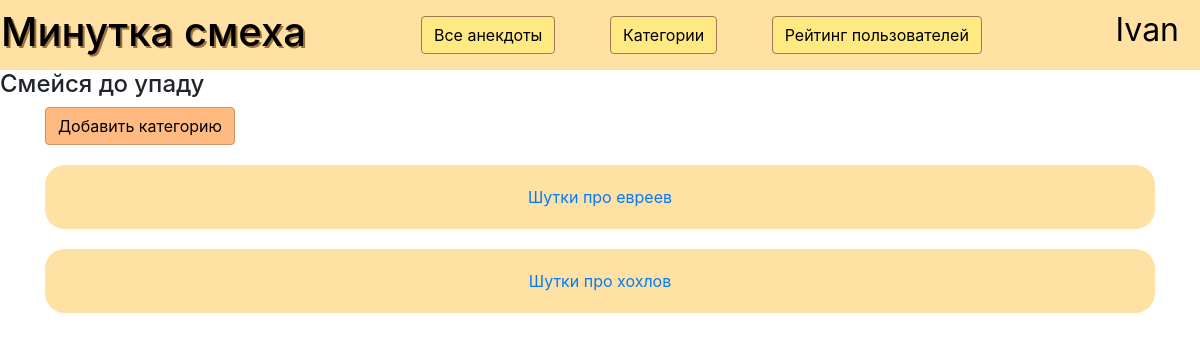
The app's page /categories (signed in) with its own data.
### data/users.py (models this page shows, shortened)
class User(SqlAlchemyBase, UserMixin):
    __tablename__ = 'Users'
    id = sqlalchemy.Column(sqlalchemy.Integer,
                           primary_key=True, autoincrement=True)
    login = sqlalchemy.Column(sqlalchemy.String, unique=True)
    surname = sqlalchemy.Column(sqlalchemy.String)
    name = sqlalchemy.Column(sqlalchemy.String)
    admin = sqlalchemy.Column(sqlalchemy.Boolean)
    hashed_password = sqlalchemy.Column(sqlalchemy.String)
    modified_date = sqlalchemy.Column(sqlalchemy.DateTime,
                                      default=datetime.datetime.now)
    rating = sqlalchemy.Column(sqlalchemy.Integer, default=0)
    anecdoties = orm.relation('Anecdotiy', back_populates='creator')

### data/category.py (models this page shows)
class Category(SqlAlchemyBase, SerializerMixin):
    __tablename__ = 'Category'
    id = sqlalchemy.Column(sqlalchemy.Integer,
                           primary_key=True, autoincrement=True)
    name = sqlalchemy.Column(sqlalchemy.String, unique=True)
    anecdoties = sqlalchemy.Column(sqlalchemy.String)

### main.py (the view)
@app.route('/categories')
def all_cats():
    db_sess = db_session.create_session()
    categories = db_sess.query(Category).all()
    return render_template('categories.html', title='Все категории', categories=categories)

### data/db_session.py (called while the page is built)
def create_session() -> Session:
    global __factory
    return __factory()

### main.py (called while the page is built)
@login_manager.user_loader
def load_user(user_id):
    db_sess = db_session.create_session()
    return db_sess.query(User).get(user_id)

### templates/categories.html
{% extends "base.html" %}
{% block content %}
{% if current_user.admin%}
<a href="/addcategory" class="btn btn-success" style="display: table-cell;">
    Добавить категорию
</a>
{%endif%}
{% for category in categories %}
<a href="viewcategory/{{category.id}}">
<div class="gather" style="text-align: center;">
{{category.name}}
</div>
</a>
{% endfor %}
{% endblock %}

### templates/base.html (shortened to what this page needs)
<!DOCTYPE html>
<html lang="en">
<head>
    <link rel="stylesheet" href="https://stackpath.bootstrapcdn.com/bootstrap/4.2.1/css/bootstrap.min.css"
>
    <link href="{{ url_for('static', filename='css/style.css') }}" rel="stylesheet">
</head>
<header style="height:70px; width: auto;">
    <table width="100%" height=70>
        <tr>
            <td class='{%  if current_user.is_authenticated %} auth {% else%} not_auth {% endif %}' class='header_td'>
                <h1 class="header"  right='5px' style='text-shadow: 2px 2px rgb(153, 114, 63)'>Минутка смеха</h1>
            </td>
            {%  if current_user.is_authenticated %}
            <td style="text-align: left; vertical-align: initial;">
                <a class="btn btn-primary " style="margin-top: 15px; margin-right: 50px;" href="/">Все анекдоты</a>
                <a class="btn btn-primary " style="margin-top: 15px; margin-right: 50px;" href="/categories">Категории</a>
                <a class="btn btn-primary " style="margin-top: 15px;" href="/rating">Рейтинг пользователей</a>
            </td>
            {% endif %}
            <td style="text-align: right; padding-right: 5px;">
                <nav class='login_buttons' style="height: 70px;">
                    {% if current_user.is_authenticated %}
                    <a class="navbar-brand" style="color: black; font-size: 2rem;" href="/logout">{{ current_user.name }}</a>
                    {% else %}
                    <p>
                        <a class="btn btn-primary " style="margin-top: 15px" href="/register">Зарегистрироваться</a>
                        <a class="btn btn-success" style="margin-top: 15px" href="/login">Войти</a>
                    </p>
                    {% endif %}
                </nav>
            </td>
        </tr>
    </table>
</header>
<body>
<h4>Смейся до упаду</h4>
<main role="main" class="container">
    {% block content %}{% endblock %}
</main>
</body>
</html>

### static/css/style.css (style rules this page uses)
.gather { text-align: left; padding: 20px; background: #FFE1A4; border-radius: 20px; margin-top: 20px; margin-left: auto; margin-right: auto; }
table { margin: auto; }
.btn-primary { background-color: #FFE982; border-color: #a57650; color: black; }
.btn-success { background-color: #FFBA82; border-color: #ca9468; color: black; }
td { text-align: center; }
h1.header { color: black; }
nav.login_buttons { right: 5px; top: 5px; }
a { text-decoration: none; }
header { background-color: #FFE1A4; }
body { background-color: white; }
.auth { width: 35%; text-align: left; }

### records on screen
User: name "Ivan"
Category: name "Шутки про евреев"
Category: name "Шутки про хохлов"
